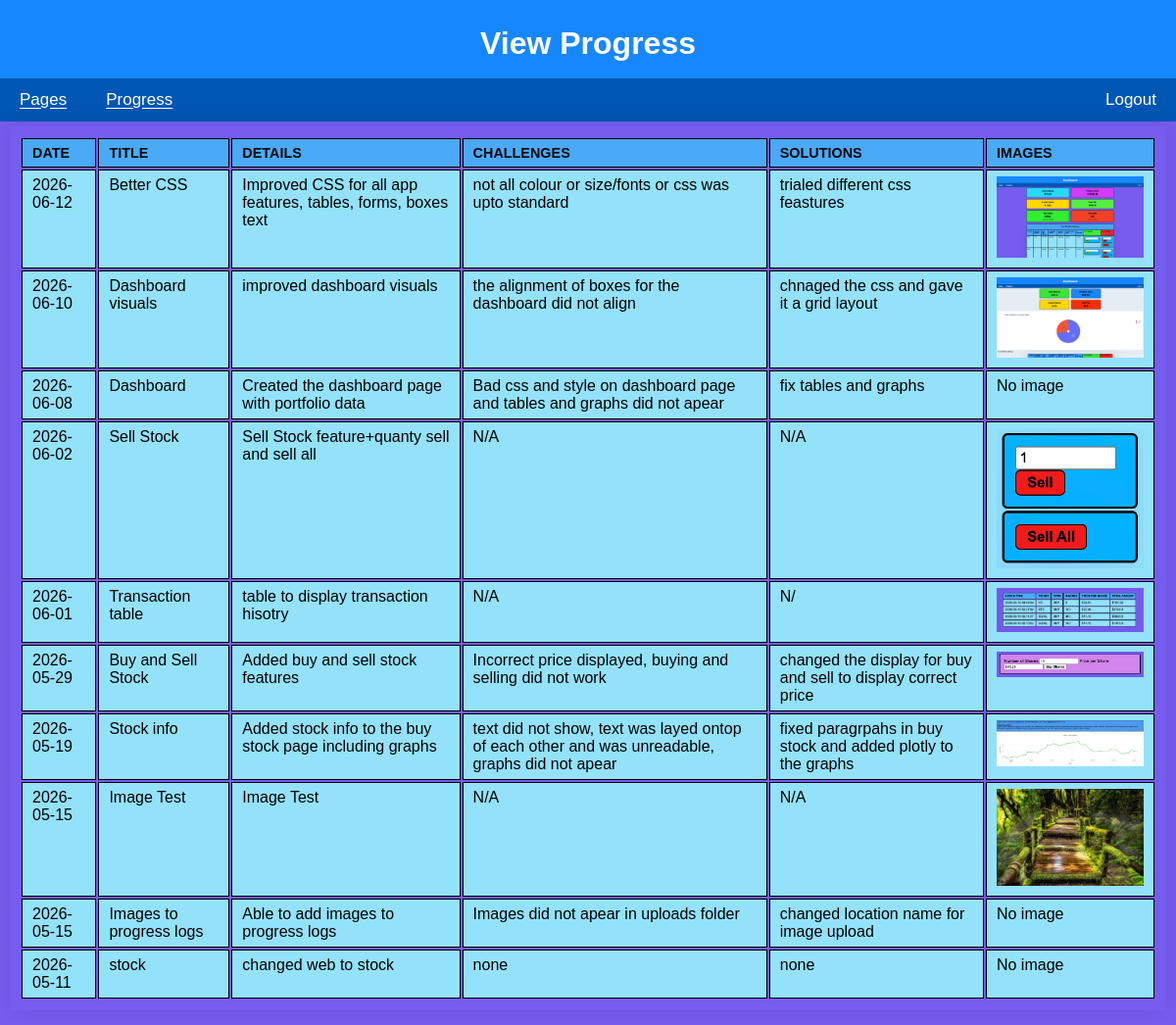
Screenshot of /view_progress (signed in) with the database file from the repository.
### tables this page shows
CREATE TABLE progresslogs (
    id INTEGER PRIMARY KEY AUTOINCREMENT,
    user_id INTEGER NOT NULL,
    date TEXT NOT NULL,
    title TEXT NOT NULL UNIQUE,
    details TEXT NOT NULL,
    image_path TEXT,
    challenges TEXT NOT NULL,
    solutions TEXT NOT NULL
);

### app.py (the view)
@app.route('/view_progress', methods=['GET', 'POST'])
@login_required
def view_progress():
    try:
        with get_db_connection() as conn:
            cursor = conn.cursor()
            cursor.execute(
                """SELECT id, date, title, details, image_path, challenges, solutions
                   FROM ProgressLogs
                   WHERE user_id = ?
                   ORDER BY date DESC, id DESC""",  # Newer entries first
                (current_user.id,)
            )
            posts = cursor.fetchall()
        return render_template('viewProgress.html', posts=posts, username=current_user.username)
    except Exception as e:
        flash('Error loading your progress logs.', 'error')
        print(f"Error loading progress: {e}")

### app.py (called while the page is built)
@login_manager.user_loader
def load_user(user_id):
    try:
        with get_db_connection() as conn:
            cursor = conn.cursor()
            cursor.execute(
                'SELECT id, username FROM users WHERE id = ?',
                (user_id,)
            )
            user = cursor.fetchone()  # get the first record from query result
        if user:
            return User(id=user['id'], username=user['username'])
        return None
    except Exception as e:
        print(f"Error loading user {user_id}: {e}")  # Replace with proper logging later
        return None

@contextmanager
def get_db_connection():
    conn = sqlite3.connect('database.db')
    conn.row_factory = sqlite3.Row  # Allows accessing columns by name
    try:
        yield conn  # keep connection open while actively accessing db
    finally:  # when finished
        conn.close()

### templates/viewProgress.html (shortened to what this page needs)
{% extends 'base.html' %}
{% block heading %}View Progress{% endblock %}
{% block content %}
    {% if posts %}
        <table>
            <tr>
                <th>Date</th>
                <th>Title</th>
                <th>Details</th>
                <th>challenges</th>
                <th>Solutions</th>
                <th>Images</th>
            </tr>
        {% for post in posts %}
            <tr>
                <td>{{ post.date }}</td>
                <td>{{ post.title }}</td>
                <td>{{ post.details }}</td>
                <td>{{ post.challenges }}</td>
                <td>{{ post.solutions }}</td>
                <td>
                    {% if post.image_path %}
                        <img src="{{ url_for('static', filename=post.image_path) }}"
                            alt="Progress Image"
                            width="150">
                    {% else %}
                        No image
                    {% endif %}
                </td>
            </tr>
        {% endfor %}
        </table>
    {% else %}
        <p>No progress entries found.</p>
    {% endif %}
{% endblock %}

### templates/base.html (shortened to what this page needs)
<!DOCTYPE html>
<html lang="en">
<head>
    <link rel="stylesheet" href="{{ url_for('static', filename='styles.css') }}">
</head>
<body>
    <header>
        <h1>{% block heading %}Smart Stocks{% endblock %}</h1>
    </header>
    <navbar>
        {% if not current_user.is_authenticated %}
            <a href="{{ url_for('register') }}">Register</a>
            <a href="{{ url_for('login') }}">Login</a>
        {% else %}
        <div class="nav-left">
            <div class="dropdown">
                <a href="{{ url_for('dashboard') }}" class="dropbtn">Pages</a>
            </div>
            <div class="dropdown">
                <a href="{{ url_for('view_progress') }}" class="dropbtn">Progress</a>
            </div>
        </div>
        <a href="{{ url_for('logoff') }}">Logout</a>
        {% endif %}
    </navbar>
    <content>
        {% block content %}
        {% endblock %}
    </content>
</body>
</html>

### static/styles.css (style rules this page uses)
body { font-family: Arial, sans-serif; margin: 10px; padding: 0; background-color: #775cf0; color:black; }
header { background-color: #1787ff; color: white; margin: -10px; padding: 5px 15px; text-align: center; }
.dropdown { position: relative; display: inline-block; color: white; text-decoration: underline; text-underline-offset: 2.5px; }
navbar { background-color: #0056b3; width: 100%; margin: -10px; padding: 0 10px; display: flex; justify-content: space-between; align-items: center; overflow: visible; }
navbar a { color: white; font-size: 17px; text-decoration: none; display: flex; padding: 12px 10px; align-items: center; border-radius: 0; }
.nav-left { display: flex; gap: 20px; align-items: center; }
h1 { text-align: center; }
td, th { vertical-align: top; }
td { vertical-align: top; background-color: #93e2fa; }
table { max-width: 1500px; margin: 15px auto; padding: 10px; border-radius: 1px; box-shadow: 0 0 25px rgba(0,0,0, 0.1); align-content: center; }
table th, table td, table tr { border: 1.5px solid #000000; padding: 6px 10px; text-align: left; }
table th { background-color: #4aaaf8; color: #0a0a0a; font-weight: bold; text-transform: uppercase; font-size: 0.9em; }

### rows the page displays
progresslogs: date "2026-06-12", title "Better CSS", details "Improved CSS for all app features, tables, forms, boxes text", challenges "not all colour or size/fonts or css was upto standard", solutions "trialed different css feastures", image_path (picture)
progresslogs: date "2026-06-10", title "Dashboard visuals", details "improved dashboard visuals", challenges "the alignment of boxes for the dashboard did not align", solutions "chnaged the css and gave it a grid layout", image_path (picture)
progresslogs: date "2026-06-08", title "Dashboard", details "Created the dashboard page with portfolio data", challenges "Bad css and style on dashboard page and tables and graphs did not apear", solutions "fix tables and graphs", shows "No image"
progresslogs: date "2026-06-02", title "Sell Stock", details "Sell Stock feature+quanty sell and sell all", challenges "N/A", solutions "N/A", image_path (picture)
progresslogs: date "2026-06-01", title "Transaction table", details "table to display transaction hisotry", challenges "N/A", solutions "N/", image_path (picture)
progresslogs: date "2026-05-29", title "Buy and Sell Stock", details "Added buy and sell stock features", challenges "Incorrect price displayed, buying and selling did not work", solutions "changed the display for buy and sell to display correct price", image_path (picture)
progresslogs: date "2026-05-19", title "Stock info", details "Added stock info to the buy stock page including graphs", challenges "text did not show, text was layed ontop of each other and was unreadable, graphs did not apear", solutions "fixed paragrpahs in buy stock and added plotly to the graphs", image_path (picture)
progresslogs: date "2026-05-15", title "Image Test", details "Image Test", challenges "N/A", solutions "N/A", image_path (picture)
progresslogs: date "2026-05-15", title "Images to progress logs", details "Able to add images to progress logs", challenges "Images did not apear in uploads folder", solutions "changed location name for image upload", shows "No image"
progresslogs: date "2026-05-11", title "stock", details "changed web to stock", challenges "none", solutions "none", shows "No image"
